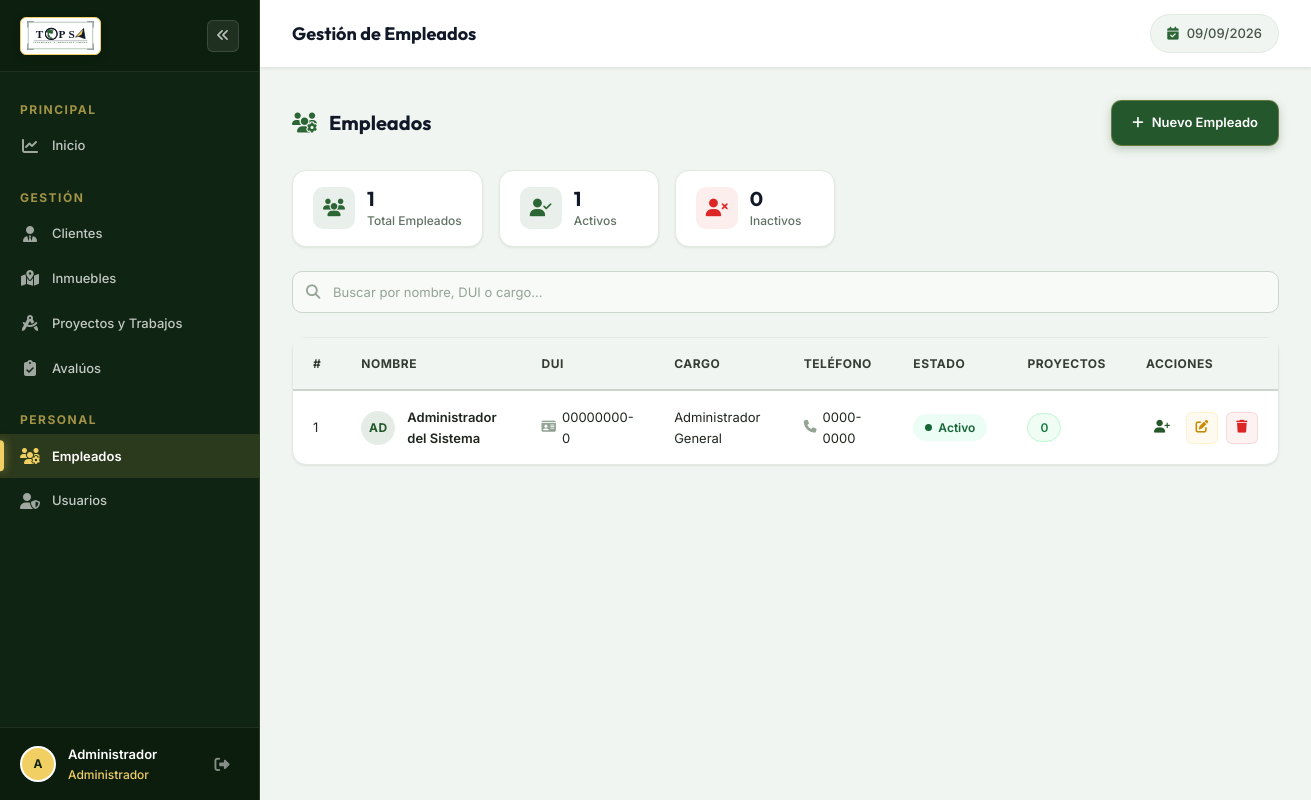
The page /empleado/index on the database its author committed.
### tables this page shows
CREATE TABLE IF NOT EXISTS `empleados` (
  `id_empleado` INT NOT NULL AUTO_INCREMENT,
  `nombre_completo` VARCHAR(60) NOT NULL,
  `dui` VARCHAR(10) NOT NULL,
  `cargo` VARCHAR(90) NOT NULL,
  `telefono` VARCHAR(9) DEFAULT NULL,
  `estado` VARCHAR(20) NOT NULL DEFAULT 'Activo',
  PRIMARY KEY (`id_empleado`),
  UNIQUE KEY `uk_empleados_dui` (`dui`)
);

### core/Controller.php (called while the page is built, shortened)
<?php
abstract class Controller
{
    public function __construct()
    {
        $this->appConfig = require dirname(__DIR__) . '/config/app.php';
    }
    protected function view(string $view, array $data = [], string $layout = 'main'): void
    {
        extract($data);
        $viewPath = dirname(__DIR__) . "/app/Views/{$view}.php";
        require $viewPath;
    }
}

### app/Controllers/EmpleadoController.php (called while the page is built, shortened)
<?php
class EmpleadoController extends Controller
{
    private Empleado $model;
    public function __construct()
    {
        $this->model = new Empleado();
    }
    public function index(): void
    {
        $empleados = $this->model->allWithProjectCount();
        $this->view('empleados/index', [
            'pageTitle'  => 'Gestión de Empleados',
            'pageScript' => 'empleados',
            'empleados'  => $empleados,
        ]);
    }
}

### core/Router.php (called while the page is built, shortened)
<?php
class Router
{
    public function dispatch(): void
    {
        $url = $this->parseUrl();
        if (empty($url)) {
            $controllerName = 'DashboardController';
            $action = 'index';
        } else {
            $action         = $url[1] ?? 'index';
        }
        $params = !empty($url) ? array_slice($url, 2) : [];
        $controller = new $controllerClass();
        call_user_func_array([$controller, $action], $params);
    }
    private function parseUrl(): array
    {
        $url = $_GET['url'] ?? '';
        $url = rtrim($url, '/');
        $url = filter_var($url, FILTER_SANITIZE_URL);
        return explode('/', $url);
    }
}

### public/index.php (called while the page is built, shortened)
<?php
$config = require dirname(__DIR__) . '/config/app.php';
spl_autoload_register(function (string $class) {
    $prefixes = [
        'Core\\'            => dirname(__DIR__) . '/core/',
        'App\\Controllers\\' => dirname(__DIR__) . '/app/Controllers/',
        'App\\Models\\'      => dirname(__DIR__) . '/app/Models/',
    ];
    foreach ($prefixes as $prefix => $baseDir) {
        if (str_starts_with($class, $prefix)) {
            $relativeClass = substr($class, strlen($prefix));
            $file = $baseDir . str_replace('\\', '/', $relativeClass) . '.php';
            if (file_exists($file)) {
                return;
            }
        }
    }
});
require_once dirname(__DIR__) . '/core/helpers.php';
$router = new \Core\Router();
$router->dispatch();

### core/Session.php (called while the page is built, shortened)
<?php
class Session
{
    public static function start(): void
    {
        $config = require dirname(__DIR__) . '/config/app.php';
    }
    public static function getUser(): ?array
    {
        return $_SESSION['user'] ?? [
            'id_usuario'       => 1,
            'id_empleado'      => 1,
            'nombre'           => 'Administrador',
            'correo'           => 'admin@topsa.com',
            'rol'              => 'Administrador',
            'estado_de_cuenta' => 'Activo',
        ];
    }
}

### config/app.php (called while the page is built, shortened)
<?php
return [
    'name'          => 'Sistema TOPSA',
    'version'       => '1.0.0',
    'base_url' => (function () {
        $isHttps = (!empty($_SERVER['HTTPS']) && $_SERVER['HTTPS'] !== 'off')
            || (!empty($_SERVER['HTTP_X_FORWARDED_PROTO']) && $_SERVER['HTTP_X_FORWARDED_PROTO'] === 'https');
        $protocol = $isHttps ? 'https://' : 'http://';
        $host = $_SERVER['HTTP_HOST'];
        $scriptName = $_SERVER['SCRIPT_NAME'] ?? '';
        $dir = str_replace('\\', '/', dirname($scriptName));
        if ($dir === '/' || $dir === '\\' || $dir === '.') {
            $basePath = '';
        } else {
            $basePath = preg_replace('#/public$#', '', $dir);
        }
        return rtrim($protocol . $host . $basePath, '/');
    })(),
    'timezone'      => 'America/El_Salvador',
    'debug'         => true,
    'paths' => [
        'root'      => dirname(__DIR__),
        'app'       => dirname(__DIR__) . '/app',
        'core'      => dirname(__DIR__) . '/core',
        'public'    => dirname(__DIR__) . '/public',
        'storage'   => dirname(__DIR__) . '/storage',
        'uploads'   => dirname(__DIR__) . '/public/uploads',
        'backups'   => dirname(__DIR__) . '/storage/backups',
        'logs'      => dirname(__DIR__) . '/storage/logs',
    ],
    'session' => [
        'name'     => 'TOPSA_SESSION',
        'lifetime' => 7200,
    ],
    'uploads' => [
        'max_size'       => 10 * 1024 * 1024,
        'allowed_types'  => ['pdf', 'jpg', 'jpeg', 'png', 'dwg', 'dxf', 'doc', 'docx', 'xls', 'xlsx'],
    ],
    'roles' => [
        'admin'    => 'Administrador',
        'empleado' => 'Empleado',
    ],
    'estados_proyecto' => [
        'en_proceso'  => 'En Proceso',
        'incompleto'  => 'Incompleto',
        'finalizado'  => 'Finalizado',
    ],
    'estados_empleado' => [
        'activo'   => 'Activo',
        'inactivo' => 'Inactivo',
    ],
    'estados_cuenta' => [
        'activo'      => 'Activo',
        'inactivo'    => 'Inactivo',
        'bloqueado'   => 'Bloqueado',
    ],
];

### core/helpers.php (called while the page is built, shortened)
<?php
function e(mixed $value): string
{
    return htmlspecialchars((string) $value, ENT_QUOTES, 'UTF-8');
}
function url(string $path = ''): string
{
    $config = require dirname(__DIR__) . '/config/app.php';
    return rtrim($config['base_url'], '/') . '/' . ltrim($path, '/');
}
function initials(string $name): string
{
    $parts = explode(' ', trim($name));
    $initials = '';
    foreach (array_slice($parts, 0, 2) as $part) {
        $initials .= mb_strtoupper(mb_substr($part, 0, 1));
    }
    return $initials;
}

### config/database.php (called while the page is built)
<?php
return [
    'driver'    => 'mysql',
    'host'      => 'localhost',
    'port'      => 3306,
    'database'  => 'topsa1',
    'username'  => 'root',
    'password'  => '',
    'charset'   => 'utf8mb4',
    'collation' => 'utf8mb4_unicode_ci',
    'options'   => [
        PDO::ATTR_ERRMODE            => PDO::ERRMODE_EXCEPTION,
        PDO::ATTR_DEFAULT_FETCH_MODE => PDO::FETCH_ASSOC,
        PDO::ATTR_EMULATE_PREPARES   => false,
    ],
];

### core/Database.php (called while the page is built, shortened)
<?php
class Database
{
    private static ?Database $instance = null;
    private \PDO $pdo;
    private function __construct()
    {
        $config = require dirname(__DIR__) . '/config/database.php';
        $dsn = sprintf(
            '%s:host=%s;port=%d;dbname=%s;charset=%s',
            $config['driver'],
            $config['host'],
            $config['port'],
            $config['database'],
            $config['charset']
        );
        try {
            $this->pdo = new \PDO($dsn, $config['username'], $config['password'], $config['options']);
        } catch (\PDOException $e) {
            error_log('Error de conexión a la base de datos: ' . $e->getMessage());
            die('Error interno del servidor. Contacte al administrador.');
        }
    }
    public static function getInstance(): self
    {
        if (self::$instance === null) {
            self::$instance = new self();
        }
        return self::$instance;
    }
    public function query(string $sql, array $params = []): \PDOStatement
    {
        try {
            $stmt = $this->pdo->prepare($sql);
            $stmt->execute($params);
            return $stmt;
        } catch (\PDOException $e) {
            error_log('Error en consulta SQL: ' . $e->getMessage() . ' | SQL: ' . $sql);
            throw $e;
        }
    }
}

### core/Model.php (called while the page is built, shortened)
<?php
abstract class Model
{
    public function __construct()
    {
        $this->db = Database::getInstance();
    }
}

### app/Models/Empleado.php (called while the page is built, shortened)
<?php
class Empleado extends Model
{
    public function allWithProjectCount(): array
    {
        $sql = "SELECT e.*, COUNT(pe.id_proyecto) as total_proyectos
                FROM empleados e
                LEFT JOIN proyecto_empleado pe ON e.id_empleado = pe.id_empleado
                GROUP BY e.id_empleado
                ORDER BY e.nombre_completo ASC";
        return $this->db->query($sql)->fetchAll();
    }
}

### app/Views/empleados/index.php (the view, shortened to what this page needs)
<?php
    $totalActivos = 0;
    $totalInactivos = 0;
    if (!empty($empleados)) {
        foreach ($empleados as $emp) {
            if (($emp['estado'] ?? '') === 'Activo') $totalActivos++;
            else $totalInactivos++;
        }
    }
    $isAdmin = (\Core\Session::getUser()['rol'] ?? '') === 'Administrador';
?>
<div class="page-header">
    <h2><i class="fas fa-users-cog"></i> Empleados</h2>
    <?php if ($isAdmin): ?>
    <a href="<?= url('empleado/create') ?>" class="btn btn-primary">
        <i class="fas fa-plus"></i> Nuevo Empleado
    </a>
    <?php endif; ?>
</div>
<div class="summary-chips">
    <div class="summary-chip">
        <div class="chip-icon green"><i class="fas fa-users"></i></div>
        <div class="chip-data">
            <span class="chip-value"><?= count($empleados ?? []) ?></span>
            <span class="chip-label">Total Empleados</span>
        </div>
    </div>
    <div class="summary-chip">
        <div class="chip-icon green"><i class="fas fa-user-check"></i></div>
        <div class="chip-data">
            <span class="chip-value"><?= $totalActivos ?></span>
            <span class="chip-label">Activos</span>
        </div>
    </div>
    <div class="summary-chip">
        <div class="chip-icon red"><i class="fas fa-user-times"></i></div>
        <div class="chip-data">
            <span class="chip-value"><?= $totalInactivos ?></span>
            <span class="chip-label">Inactivos</span>
        </div>
    </div>
</div>
<div class="filter-bar">
    <div class="search-input">
        <i class="fas fa-search"></i>
        <input type="text" class="form-control" id="searchEmpleados" placeholder="Buscar por nombre, DUI o cargo...">
    </div>
</div>
<div class="card">
    <div class="table-container">
        <table class="table" id="tablaEmpleados">
            <thead>
                <tr>
                    <th>#</th>
                    <th>Nombre</th>
                    <th>DUI</th>
                    <th>Cargo</th>
                    <th>Teléfono</th>
                    <th>Estado</th>
                    <th>Proyectos</th>
                    <?php if ($isAdmin): ?>
                        <th>Acciones</th>
                    <?php endif; ?>
                </tr>
            </thead>
            <tbody>
                <?php if (!empty($empleados)): ?>
                    <?php foreach ($empleados as $i => $emp): ?>
                        <tr>
                            <td><?= $i + 1 ?></td>
                            <td>
                                <div class="cell-with-avatar">
                                    <span class="avatar-sm green"><?= initials($emp['nombre_completo']) ?></span>
                                    <div>
                                        <div class="cell-name"><?= e($emp['nombre_completo']) ?></div>
                                    </div>
                                </div>
                            </td>
                            <td><span class="cell-icon-text"><i class="fas fa-id-card"></i> <?= e($emp['dui']) ?></span></td>
                            <td><?= e($emp['cargo']) ?></td>
                            <td>
                                <?php if ($emp['telefono']): ?>
                                    <span class="cell-icon-text"><i class="fas fa-phone"></i> <?= e($emp['telefono']) ?></span>
                                <?php else: ?>
                                    <span class="text-muted">—</span>
                                <?php endif; ?>
                            </td>
                            <td>
                                <?php
                                    $dotClass = ($emp['estado'] === 'Activo') ? 'dot-success' : 'dot-danger';
                                ?>
                                <span class="badge-dot <?= $dotClass ?>"><?= e($emp['estado']) ?></span>
                            </td>
                            <td>
                                <span class="badge badge-info"><?= $emp['total_proyectos'] ?? 0 ?></span>
                            </td>
                            <?php if ($isAdmin): ?>
                            <td>
                                <div class="table-actions">
                                    <a href="<?= url('usuario/create') ?>?id_empleado=<?= (int) $emp['id_empleado'] ?>" class="btn-action" title="Crear usuario"><i class="fas fa-user-plus"></i></a>
                                    <a href="<?= url("empleado/edit/{$emp['id_empleado']}") ?>" class="btn-action act-edit" title="Editar">
                                        <i class="fas fa-edit"></i>
                                    </a>
                                    <button class="btn-action act-delete btn-delete" data-id="<?= $emp['id_empleado'] ?>" data-name="<?= e($emp['nombre_completo']) ?>" title="Eliminar">
                                        <i class="fas fa-trash"></i>
                                    </button>
                                </div>
                            </td>
                            <?php endif; ?>
                        </tr>
                    <?php endforeach; ?>
                <?php endif; ?>
            </tbody>
        </table>
    </div>
</div>

### rows shown on the page
empleados: nombre_completo "AD", nombre_completo "Administrador del Sistema", dui "00000000-0", cargo "Administrador General", telefono "0000-0000", estado "Activo", total_proyectos "0"

### other values the page prints
initials($currentUser['nombre'] ?? 'U') "A"
$currentUser['nombre'] "Administrador"
$currentUser['rol'] "Administrador"
$pageTitle "Gestión de Empleados"
count($empleados ?? []) "1"
$totalActivos "1"
$totalInactivos "0"
